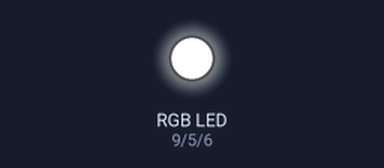
The sketch below on a simulated Arduino Uno, built with avr-gcc and run on an emulated ATmega328P. Shown: an RGB LED mixed from three pins (HIGH = lit). Dim RGB values are drawn brighter than linear.

Above: at 0.05 s.
At 1.65 s:
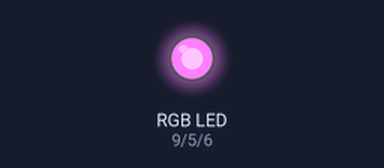
At 3.25 s:
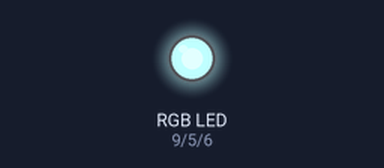
At 6.3 s:
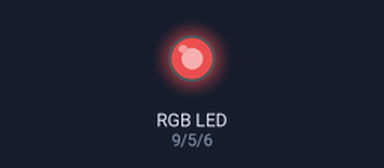
At 9.45 s:
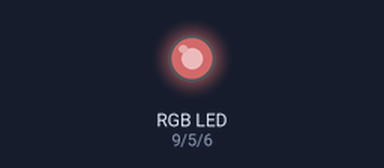
At 12.6 s:
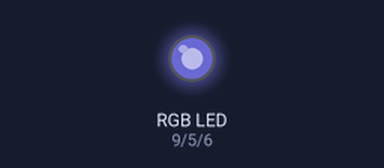
Timing chart, 0 to 16.6 s (numbered marks = the images above):
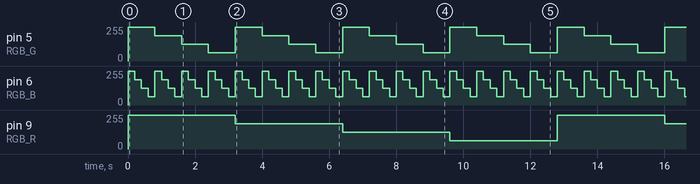

Measured:
- by itself, pin 5 (RGB_G): repeats every 3.2 s: 191/255 0.80 s, 127/255 0.80 s, 63/255 0.80 s, 255/255 0.80 s
- by itself, pin 6 (RGB_B): repeats every 0.80 s: 191/255 0.20 s, 127/255 0.20 s, 63/255 0.20 s, 255/255 0.20 s
- by itself, pin 9 (RGB_R): repeats every 12.8 s: 127/255 3.2 s, 63/255 3.2 s, 255/255 3.2 s, 191/255 3.2 s

The sketch:

rgb.ino
```cpp
#define RGB_R 9
#define RGB_G 5
#define RGB_B 6

void setup() {
  pinMode(RGB_R, OUTPUT);
  analogWrite(RGB_R, 255);
}

void color(byte r, byte g, byte b) {
  analogWrite(RGB_R, 255 - r);
  analogWrite(RGB_G, 255 - g);
  analogWrite(RGB_B, 255 - b);
}

void loop() {
  for (int r = 0; r <= 255; r += 64) {
    for (int g = 0; g <= 255; g += 64) {
      for (int b = 0; b <= 255; b += 64) {
        color(r, g, b);
        delay(200);
      }
    }
  }
}
```
